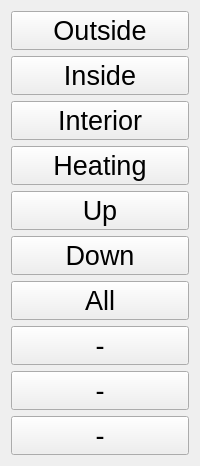
            <widget class="QWidget" name="page_2">
             <layout class="QVBoxLayout" name="verticalLayout_7">
              <item>
               <widget class="QPushButton" name="t1_2">
                <property name="font">
                 <font>
                  <pointsize>20</pointsize>
                 </font>
                </property>
                <property name="text">
                 <string>Outside</string>
                </property>
               </widget>
              </item>
              <item>
               <widget class="QPushButton" name="t2_2">
                <property name="font">
                 <font>
                  <pointsize>20</pointsize>
                 </font>
                </property>
                <property name="text">
                 <string>Inside</string>
                </property>
               </widget>
              </item>
              <item>
               <widget class="QPushButton" name="t3_2">
                <property name="font">
                 <font>
                  <pointsize>20</pointsize>
                 </font>
                </property>
                <property name="text">
                 <string>Interior</string>
                </property>
               </widget>
              </item>
              <item>
               <widget class="QPushButton" name="t4_2">
                <property name="font">
                 <font>
                  <pointsize>20</pointsize>
                 </font>
                </property>
                <property name="text">
                 <string>Heating</string>
                </property>
               </widget>
              </item>
              <item>
               <widget class="QPushButton" name="t5_2">
                <property name="font">
                 <font>
                  <pointsize>20</pointsize>
                 </font>
                </property>
                <property name="text">
                 <string>Up</string>
                </property>
               </widget>
              </item>
              <item>
               <widget class="QPushButton" name="t6_2">
                <property name="font">
                 <font>
                  <pointsize>20</pointsize>
                 </font>
                </property>
                <property name="text">
                 <string>Down</string>
                </property>
               </widget>
              </item>
              <item>
               <widget class="QPushButton" name="t7_2">
                <property name="font">
                 <font>
                  <pointsize>20</pointsize>
                 </font>
                </property>
                <property name="text">
                 <string>All</string>
                </property>
               </widget>
              </item>
              <item>
               <widget class="QPushButton" name="t8_2">
                <property name="font">
                 <font>
                  <pointsize>20</pointsize>
                 </font>
                </property>
                <property name="styleSheet">
                 <string notr="true"/>
                </property>
                <property name="text">
                 <string>-</string>
                </property>
               </widget>
              </item>
              <item>
               <widget class="QPushButton" name="t9_2">
                <property name="font">
                 <font>
                  <pointsize>20</pointsize>
                 </font>
                </property>
                <property name="text">
                 <string>-</string>
                </property>
               </widget>
              </item>
              <item>
               <widget class="QPushButton" name="t10_2">
                <property name="font">
                 <font>
                  <pointsize>20</pointsize>
                 </font>
                </property>
                <property name="text">
                 <string>-</string>
                </property>
               </widget>
              </item>
             </layout>
            </widget>
